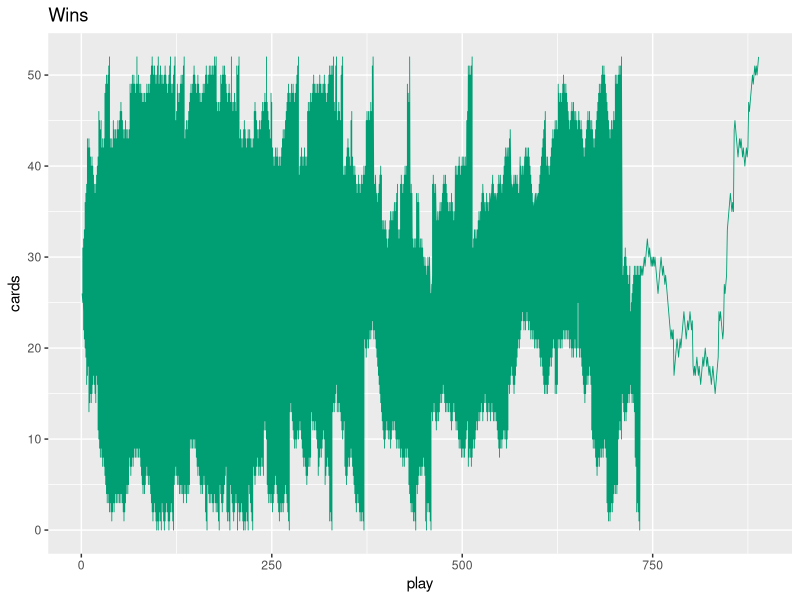
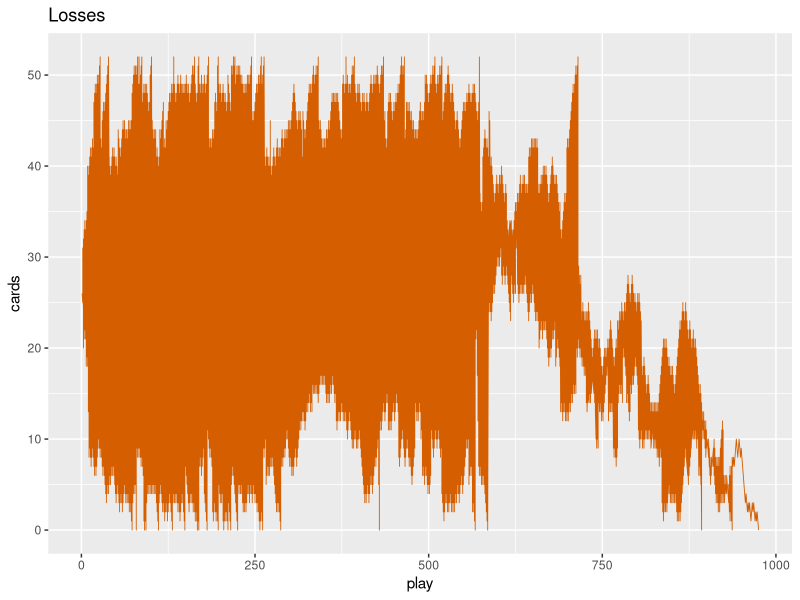
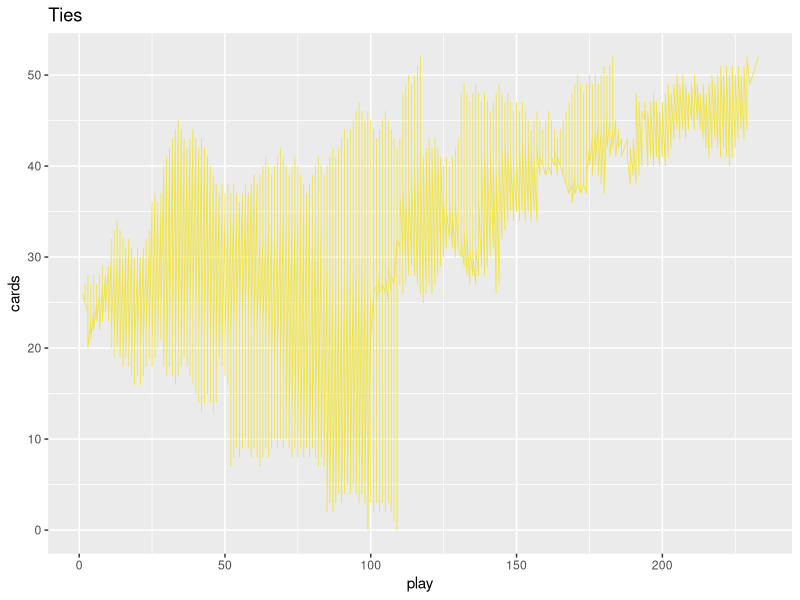

Here is the R script that generated these plots, in order: (Note: this script raises an error after producing the figures.)
library(ggplot2)
#library(gridExtra)
# plot number of cards in hand over the course of games
deck_sizes <- read.csv("deckSizes100random.csv")
games <- read.csv("games100random.csv")
merged = merge(deck_sizes, games, by = 'id')
merged$cards = merged$p1Cards
wins <- merged[merged$result=='W',]
losses <- merged[merged$result=='L',]
ties <- merged[merged$result=='T',]
#ggplot(data=merged, aes(x=play, y=p1Cards, group=result)) + geom_line(aes(color=result))
p1 <- ggplot(data=wins, aes(x=play, y=cards)) + geom_line(color='#009E73', size=0.3) + ggtitle("Wins")
p2 <- ggplot(data=losses, aes(x=play, y=cards)) + geom_line(color='#D55E00', size=0.3) + ggtitle("Losses")
p3 <- ggplot(data=ties, aes(x=play, y=cards)) + geom_line(color='#F0E442', size=0.3) + ggtitle("Ties")
grob <- arrangeGrob(p1, p2, p3, ncol=1)
ggsave('hand_sizes.png', grob, device='png')

# explore the ties as a sequence approaching the limit of 26
ties$epsilon <- abs(ties$p1Cards - 26)
p <- ggplot(data=ties, aes(x=play, y=epsilon)) + geom_line(color='#CC79A7') + ggtitle('Number of cards more or less than 26')
ggsave('tie_convergence.png', p, device='png')
